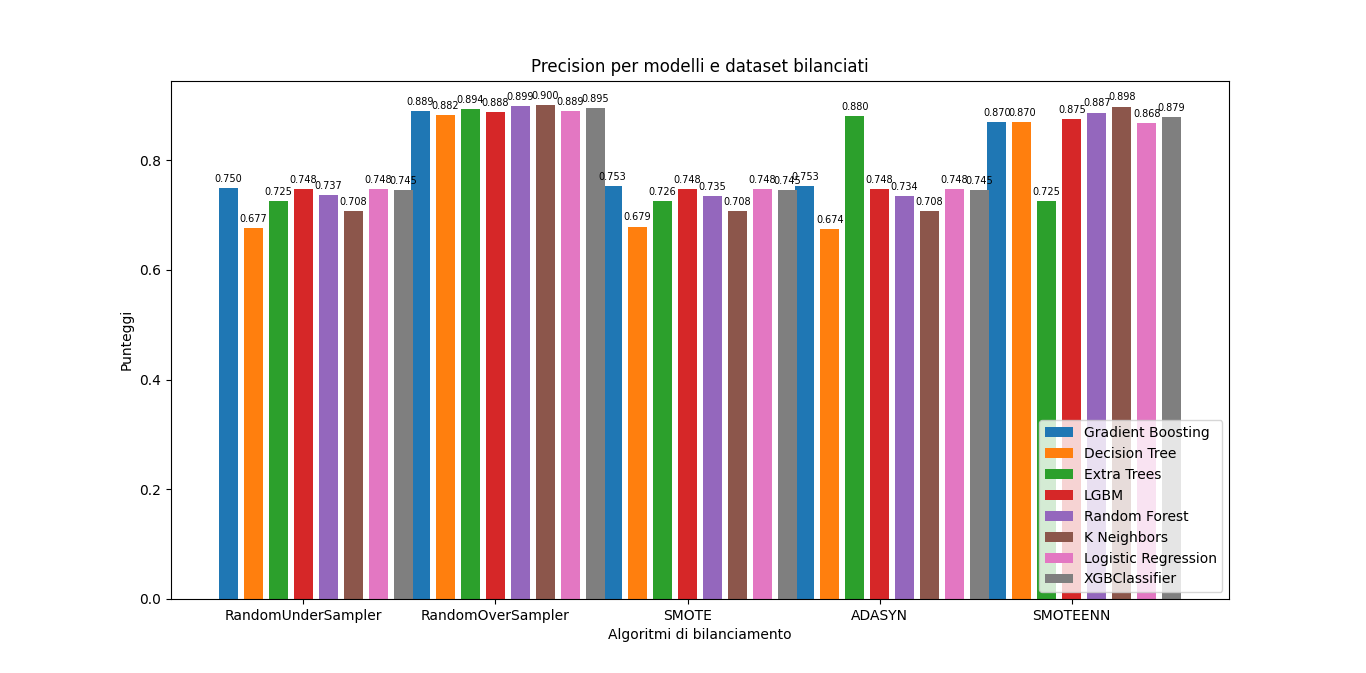

Recreate this plot in Python.
import numpy as np
import matplotlib.pyplot as plt

# Dati di esempio
labels = ['RandomUnderSampler', 'RandomOverSampler', 'SMOTE', 'ADASYN', 'SMOTEENN']  # Etichette delle categorie

gradientBoostingClassifier = [0.75, 0.889, 0.753, 0.753, 0.87]  # Dati per il primo gruppo
decisionTreeClassifier = [0.677, 0.882, 0.679, 0.674, 0.87]  # Dati per il secondo gruppo
extraTreesClassifier = [0.725, 0.894, 0.726, 0.88, 0.725]  # Dati per il terzo gruppo
LGBMClassifier = [0.748, 0.888, 0.748, 0.748, 0.875]  # Dati per il quarto gruppo
randomForestClassifier = [0.737, 0.899, 0.735, 0.734, 0.887]  # Dati per il quinto gruppo
kNeighborsClassifier = [0.708, 0.90, 0.708, 0.708, 0.898]  # Dati per il sesto gruppo
logisticRegression = [0.748, 0.889, 0.748, 0.748, 0.868]  # Dati per il settimo gruppo
XGBClassifier = [0.745, 0.895, 0.745, 0.745, 0.879]  # Dati per l'ottavo gruppo

# Impostazione dei parametri delle barre
x = np.arange(len(labels))  # La posizione delle etichette sulle ascisse
width = 0.10  # Larghezza delle barre
spacing = 0.03  # Spaziatura aggiuntiva tra le barre

fig, ax = plt.subplots(figsize=(12, 8))  # Imposta la dimensione del grafico

# Creazione delle barre con offset e spaziatura
bar1 = ax.bar(x - 3*width - 3*spacing, gradientBoostingClassifier, width, label='Gradient Boosting')
bar2 = ax.bar(x - 2*width - 2*spacing, decisionTreeClassifier, width, label='Decision Tree')
bar3 = ax.bar(x - width - spacing, extraTreesClassifier, width, label='Extra Trees')
bar4 = ax.bar(x, LGBMClassifier, width, label='LGBM')
bar5 = ax.bar(x + width + spacing, randomForestClassifier, width, label='Random Forest')
bar6 = ax.bar(x + 2*width + 2*spacing, kNeighborsClassifier, width, label='K Neighbors')
bar7 = ax.bar(x + 3*width + 3*spacing, logisticRegression, width, label='Logistic Regression')
bar8 = ax.bar(x + 4*width + 4*spacing, XGBClassifier, width, label='XGBClassifier')

# Aggiunta delle etichette e del titolo
ax.set_xlabel('Algoritmi di bilanciamento')
ax.set_ylabel('Punteggi')
ax.set_title('Precision per modelli e dataset bilanciati')
ax.set_xticks(x)
ax.set_xticklabels(labels)
ax.legend(loc='lower right')  # Posiziona la legenda in alto a sinistra

# Aggiunta dei valori sopra le barre (opzionale)
def autolabel(bars):
    """Aggiunge i valori sopra le barre"""
    for bar in bars:
        height = bar.get_height()
        ax.annotate(f'{height:.3f}',  # Formatta con 3 cifre decimali
                    xy=(bar.get_x() + bar.get_width() / 2, height),
                    xytext=(0, 3),  # 3 punti di offset verticale
                    textcoords="offset points",
                    ha='center', va='bottom',fontsize=7)

autolabel(bar1)
autolabel(bar2)
autolabel(bar3)
autolabel(bar4)
autolabel(bar5)
autolabel(bar6)
autolabel(bar7)
autolabel(bar8)

# Mostra il grafico
plt.show()
